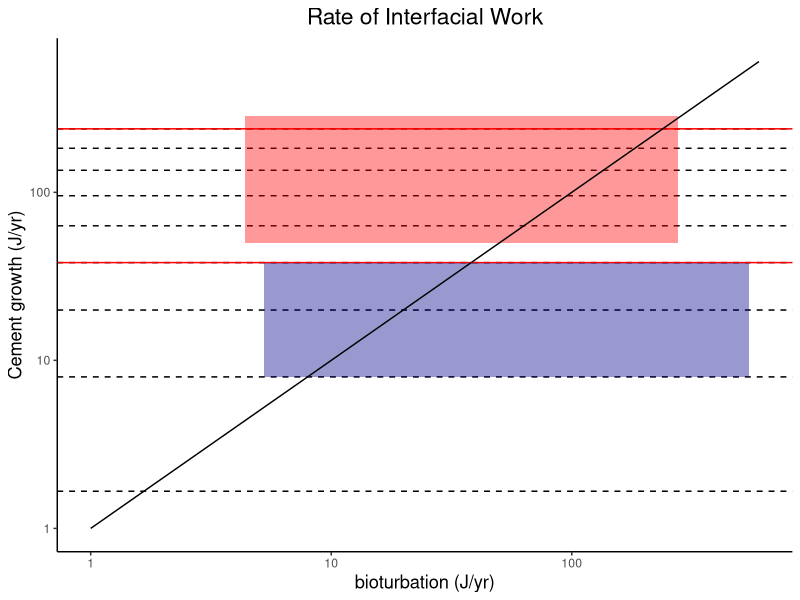

Write the R code that produced this figure.
###################### Bioturbation energy calculation ###########################

## This script performs the energy-balance between cement growth
## and bioturbation in section 4.5 and generates Figure 8.


########################### Load data and packages ###############################

## Clear any variables from the global environment.

  library(ggplot2)

## Load the following packages

  remove(list = ls())

############################## Define constants ##################################
  
## The constants from Table 1 are given below. The references for each can be 
## found in the main text. 

  k = 12.9*10^(-6)*24*365                    # rate constant (mol m-2 yr-1)
  
  n = 2.26                                   # power law constant (-)
  
  M = .1                                     # molar mass of aragonite (kg mol-1)
  
  rho_c = 2850                               # density of aragonite (kg m-3)
  
  sigma = 80e-3                              # calcite/water free energy (J m-2)
  
  roughness = 11.6                           # Surface area roughness (m2 kg-1)
  
  v_low = 87.6                               # Minimum burrowing velocity for 
                                             # deposit-feeding bivalves
                                             # and arthropods (m yr-1)
  
  v_high = 2540.4                            # Minimum burrowing velocity for 
                                             # deposit-feeding bivalves
                                             # and arthropods (m yr-1)
  
  C = .064                                   # External work perfomed on sediments
                                             # burrowing animals (J g-1 m-1)
  
  GBR_low = .94                              # Minimum infaunal density behind the
                                             # Great Barrier Reef (g m-2)
  
  GBR_high = 3.37                            # Maximum infaunal density behind the
                                             # Great Barrier Reef
  
  PG_low = .778                              # Minimum infaunal density behind in
                                             # the Persian Gulf (g m-2)
  
  PG_high = 1.706                            # Maximum infaunal density behind in
                                             # the Persian Gulf (g m-2) 
  
  GBR_omega_low = 3                          # Low end of saturation state 
                                             # estimated for Great Barrier Reef
  
  GBR_omega_high = 5                         # High end of saturation state 
                                             # estimated for Great Barrier Reef
  
  PG_omega_low = 5.5                         # Low end of saturation state 
                                             # estimated for the Persian Gulf
  
  PG_omega_high = 10.7                       # High end of saturation state 
                                             # estimated for the Persian Gulf
  
## User-defined parameters. The default volume, .02 m^3, represents  1m x 1m x 
## 2 cm volume, i.e., we are interested in energy transfer within the upper 2 cm 
## of the sediments. A porosity of 40% (phi = .4) is reasonable for barely 
## consolidated coarse sediments. 

  Vt = .02                                   # volume sediment + porewater (m3)
  phi = .40                                  # porosity(m3 m-3)
  Vc = Vt*(1-phi)                            # Carbonate volume (m3)
  
############# Calculate energy change associated with cement growth ##############

  ## Calculate the initial surface area 

  S_0 = roughness*Vc*rho_c                   # Initial reactive surface area (m2)

## Create vectors with omega values 

  omega_1 <- seq(from = 2,                   # two sets of omega values to contour
               to = 10, by = 1)     
  omega_2 <-c(5, 10)

## Combine the constants for the magnitude of the energy change in Eqn. 4. 

  temp = sigma*2/3*S_0^2*k*M/(rho_c*Vt)    

## Multiply constants by the rate law for the omega vectors

  omega_contour_1 <- temp*(omega_1-1)^n      # calculates horizontal contours for 
  omega_contour_2 <- temp*(omega_2-1)^n      # different omega values

  Chem_E <-seq(from = 1, to = 600, by = 1)   # sets limits and spacing for y axis
  K_E <-seq(from =1, to = 600, by = 1)       # sets limits and spacing for x axis
  
############# Calculate energy change associated with bioturbation ###############  

  PG_min = C*v_low*PG_low                    # Minimum energy for the Persian Gulf
  PG_max = C*v_high*PG_high                  # Maximum energy for the Persian Gulf
  
  GBR_min = C*v_low*GBR_low                  # Maximum energy behind the Great 
                                             # Barrier Reef
  
  GBR_max = C*v_high*GBR_high                # Maximum energy behind the Great 
                                             # Barrier Reef

########################## Collect and plot results ##############################

  data <- data.frame(Chem_E,K_E)

  ggplot(data, aes(x = K_E, y = Chem_E)) + 
    theme_classic() +
    scale_x_log10() +
    scale_y_log10() +
    
## Plot horizontal dashed lines corresponding energy change evaluated at different 
## saturation states. Red lines mark omega = 5 and omega = 10. 
  
  geom_hline(yintercept = c(omega_contour_1), linetype = 'dashed')+
    
  geom_hline(yintercept = c(omega_contour_2), color = 'red') +
    
## Add a box that represents the range of conditions in the Persian Gulf. 
  
  annotate(geom = "rect", 
          xmin = PG_min, ymin = temp*(PG_omega_low-1)^n, 
          xmax = PG_max, ymax = temp*(PG_omega_high-1)^n,
          fill = "red", alpha = 0.4) +
  
## Add a box that represents the range of conditions behind the Great Barrier Reef. 
    
  annotate(geom = "rect", 
           xmin = GBR_min, ymin = temp*(GBR_omega_low-1)^n, 
           xmax = GBR_max, ymax = temp*(GBR_omega_high-1)^n,
           fill = "dark blue", alpha = 0.4) +
    
## Add a 1:1 line on the plot

  geom_line(data = data, aes(x = K_E, y = 1*Chem_E), color = 'black') +

## Add labels and resize fonts for export
  labs(x = 'bioturbation (J/yr)', y = 'Cement growth (J/yr)', 
       title = 'Rate of Interfacial Work') +
    
  theme(plot.title = element_text(size = rel(1.5), hjust = .5)) +
    
  theme(axis.title  = element_text(size = rel(1.2), hjust = .5)) 
